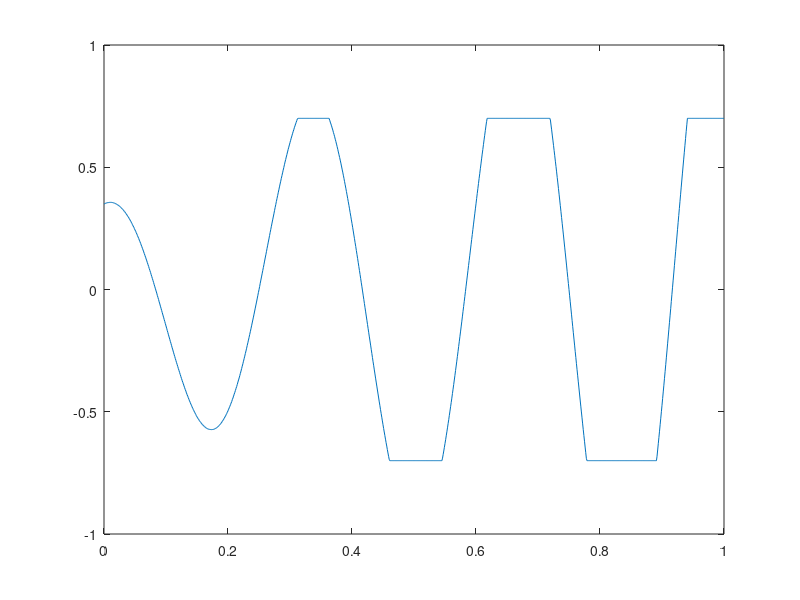
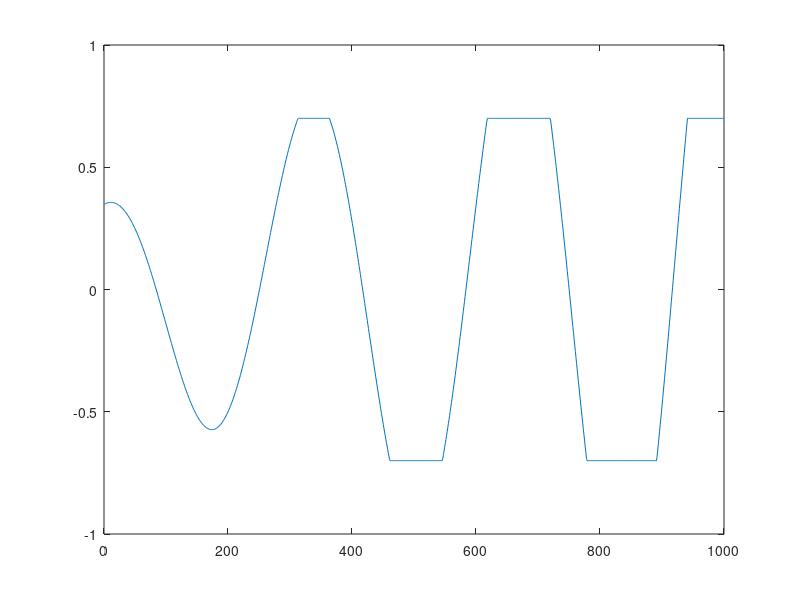
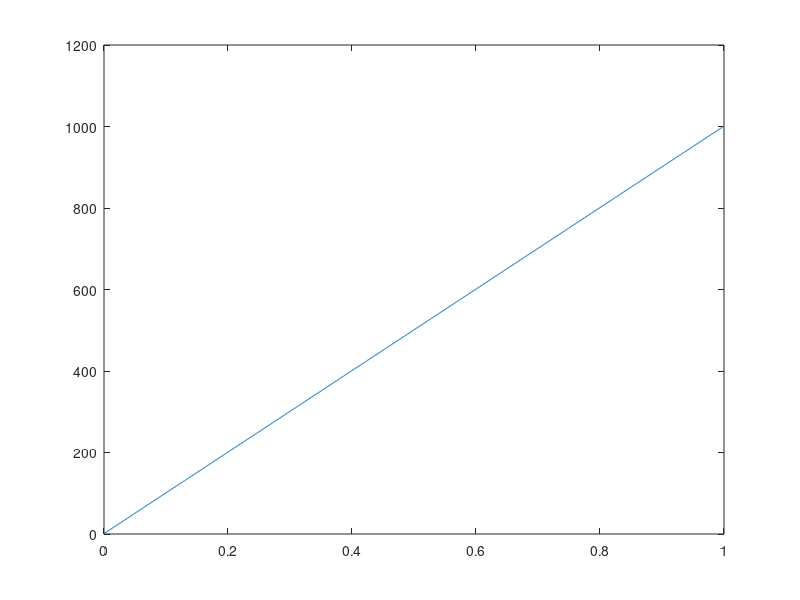
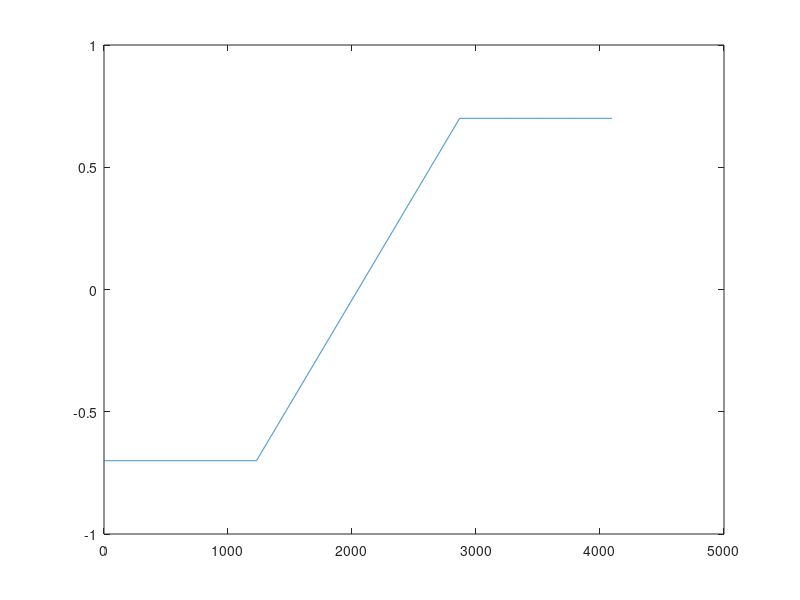

MATLAB code for these plots, in order:
t=[0:0.001:1];
Astep = (0.95-0.2) / length(t);
A=[0.2:Astep:0.95-Astep];
f=3;
w=f*2*pi;
x=A.*cos(w*t);
%creiamo la tavola di distorsione
wsize=4096;%dimensione della tavola

dfact=0.7;
aletta=round((1-dfact)*wsize);
tavleft=ones(1,aletta)*-dfact;
tavright=ones(1,aletta)*+dfact;
afact=((dfact*2)/(wsize-(aletta*2)));%step o fattore angolare y=afact*x
tav=[tavleft [-dfact:afact:dfact-afact] tavright];%tavola
size (tav)
y=zeros(size(x));%creiamo una tavola vuota
p=zeros(size(x));%creiamo una tavola vuota
for k=1:size(t,2)
idx=round((x(k)*((wsize-1)/2))+((wsize-1)/2))+1;
y(k)=tav(idx);
p(k)=k;%
endfor
plot (t, y)%Uscita della tavola
axis([0 1 -1 1])
print("dnl2_1.png", "-dpng")
figure(2)
plot (p, y)%Uscita della tavola con gli indici del fasore
axis([0 1001 -1 1])
print("dnl2_2.png", "-dpng")
figure(3)
plot (t, p)%uscita del fasore
print("dnl2_3.png", "-dpng")
figure(4)
plot(tav)
print("dnl2_4.png", "-dpng")
